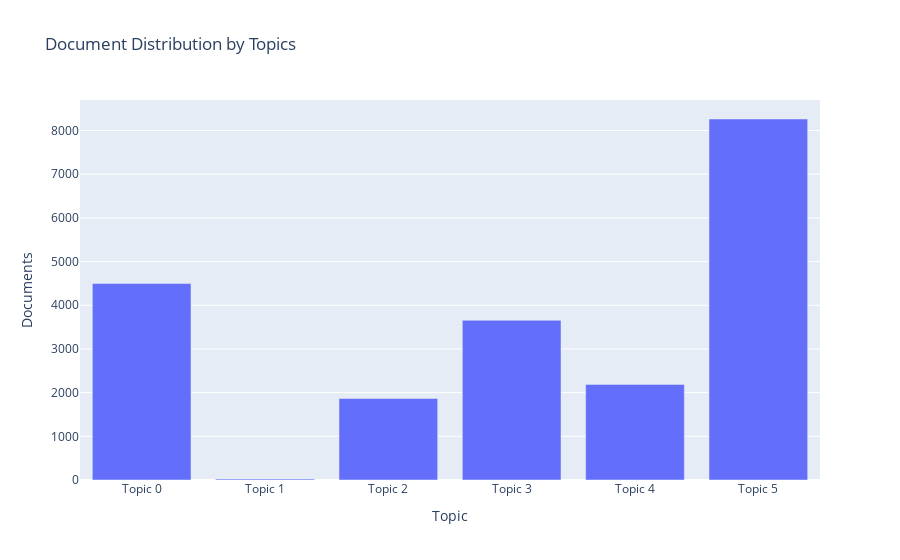

Notebook source saved alongside this figure:
### Markdown cell above
Topic Distribution

### Code cell
plot_model(lda2, plot = 'topic_distribution')

### Figure 1 — Plotly figure (JSON) as saved in the notebook; plotly's stock layout.template omitted (floating-point values rounded to 4 significant figures)
{"data": [{"textposition": "auto", "hovertemplate": "Topic=%{x}<br>Documents=%{y}<br>Keyword=%{customdata[0]}", "showlegend": false, "legendgroup": "", "name": "", "yaxis": "y", "customdata": [["room, hotel, stay, good, bed, night, nice, bathroom, small, floor"], ["villa, local, guest, tourist, serve, table, wife, doctor, secret, water"], ["hotel, stay, staff, service, room, wonderful, experience, excellent, great, feel"], ["resort, good, food, pool, great, beach, time, day, restaurant, go"], ["room, hotel, check, tell, stay, day, say, ask, get, go"], ["hotel, room, stay, great, good, staff, location, clean, breakfast, walk"]], "y": [4497, 22, 1865, 3655, 2188, 8264], "hoverlabel": {"namelength": 0}, "offsetgroup": "", "xaxis": "x", "marker": {"color": "#636efa"}, "x": ["Topic 0", "Topic 1", "Topic 2", "Topic 3", "Topic 4", "Topic 5"], "alignmentgroup": "True", "type": "bar", "orientation": "v"}], "layout": {"yaxis": {"domain": [0, 1], "anchor": "x", "title": {"text": "Documents"}}, "title": {"text": "Document Distribution by Topics"}, "barmode": "relative", "xaxis": {"domain": [0, 1], "anchor": "y", "title": {"text": "Topic"}}, "legend": {"tracegroupgap": 0}}}
